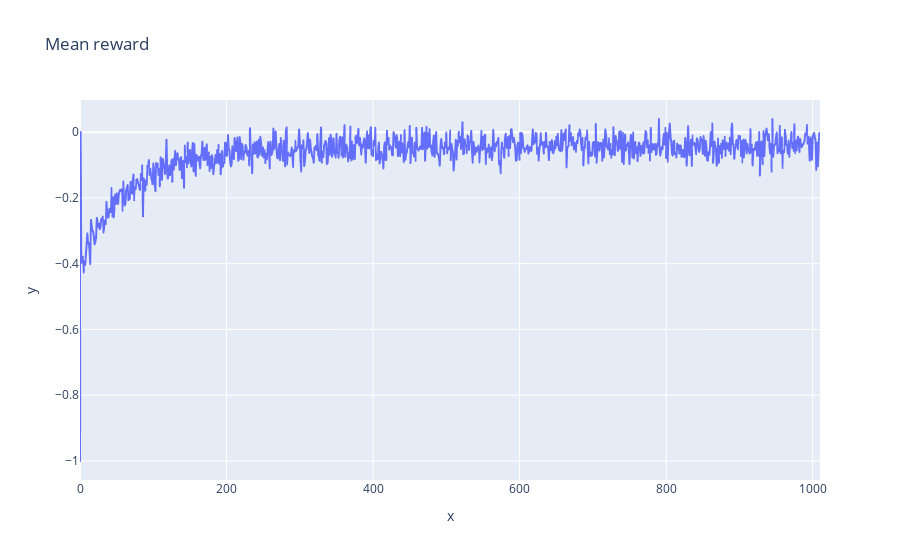
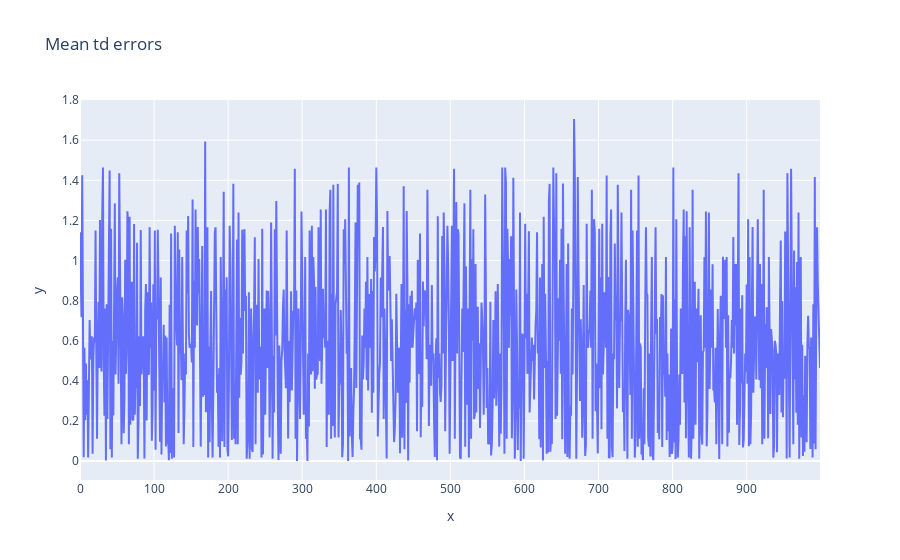

The cell these charts' notebook holds for them, in order:
### Code cell
import math
import random
from copy import deepcopy
from collections import deque
import plotly.express as px
    
q_grid: tp.Dict[str, np.ndarray] = {
    'no_ace': np.zeros((10, 10, 2), dtype=float),
    'ace': np.zeros((10, 10, 2), dtype=float)
}

def estimate_q_function(num_episodes: int = 10_000_000, frame_step: int = 100_000, plot_step: int = 10_000):
    
    global q_grid

    last_rewards = deque(maxlen=1000)
    last_td_errors = deque(maxlen=1000)

    mean_rewards = []
    mean_td_errors = []
    
    env = gym.make("Blackjack-v1", sab=True)

    temp_dir = Path('tmp')
    if temp_dir.exists():
        shutil.rmtree(temp_dir)
    temp_dir.mkdir()
    
    eps_from = 1.0
    eps_to = 1e-3
    n_epochs_of_decays = math.ceil(num_episodes * 0.5)
    
    q_grid_count: tp.Dict[str, np.ndarray] = {
        'no_ace': np.zeros((10, 10, 2), dtype=int),
        'ace': np.zeros((10, 10, 2), dtype=int)
    }
    
    frames = []
    
    for ep_idx in tqdm(range(num_episodes + frame_step)):
        if ep_idx > n_epochs_of_decays:
            eps_greedy_coeff = 0.0
        else:
            step_coeff = min(max(ep_idx / n_epochs_of_decays, 0.0), 1.0)
            eps_greedy_coeff = eps_from * math.exp(math.log(eps_to / eps_from) * step_coeff)
            # eps_greedy_coeff = eps_from + (eps_to - eps_from) * step_coeff
    
        obs, info = env.reset()
        done = False
        ep_reward = 0

        while not done:
            player_scores, dealer_card, player_has_ace = obs
            q = q_grid['ace' if player_has_ace else 'no_ace']
            q_count = q_grid_count['ace' if player_has_ace else 'no_ace']
            if player_scores >= player_scores_offset:
                cell_idx = (dealer_card - dealer_card_offset, player_scores - player_scores_offset)
                if random.uniform(0, 1) < eps_greedy_coeff:
                    action = np.random.choice([0, 1])
                else:
                    action = q[cell_idx].argmax()
            else:
                action = 1
            
            next_obs, reward, terminated, truncated, info = env.step(action)
            ep_reward += reward
            
            done = terminated or truncated
            
            if player_scores >= player_scores_offset:
                if terminated:
                    td_target = reward
                else:
                    next_player_scores, next_dealer_card, next_player_has_ace = next_obs
                    next_cell_idx = (next_dealer_card - dealer_card_offset, next_player_scores - player_scores_offset)
                    next_q = q_grid['ace' if next_player_has_ace else 'no_ace']
                    
                    td_target = reward + next_q[next_cell_idx].max()
                td_error = td_target - q[cell_idx][action]
                q_count[cell_idx][action] += 1
                q[cell_idx][action] += td_error / q_count[cell_idx][action]
                last_td_errors.append(abs(td_error))
                
            obs = next_obs
        
        last_rewards.append(ep_reward)
        
        mean_reward = sum(last_rewards) / len(last_rewards)
        if len(last_td_errors) > 0 and math.ceil(ep_idx / plot_step) >= len(mean_rewards):
            mean_rewards.append(mean_reward)
            mean_td_error = sum(last_td_errors) / len(last_td_errors)
            mean_td_errors.append(mean_td_error)
        
        if ep_idx % frame_step == 0:
            ep_name = str(ep_idx) if ep_idx > 0 else '1'
            
            values = {
                'no_ace': q_grid['no_ace'].max(axis=2),
                'ace': q_grid['ace'].max(axis=2)
            }
            fig = draw_value_function(f'Value-function from Q-function on step: {ep_name}', values)

            image_path = temp_dir / f'{ep_name}.png'
            fig.write_image(image_path)
            frames.append(imageio.imread(image_path))
            
    imageio.mimsave('blackjack_optimal_value_function.mp4', frames)
    
    px.line(y=mean_rewards, title='Mean reward').show()
    px.line(y=last_td_errors, title='Mean td errors').show()
    

estimate_q_function()

### Figure 1 — Plotly figure (JSON) as saved in the notebook; plotly's stock layout.template omitted (floating-point values rounded to 4 significant figures; data arrays with more than 128 entries replaced by an {"elided": "..."} marker saying what was removed)
{"data": [{"hovertemplate": "x=%{x}<br>y=%{y}<extra></extra>", "legendgroup": "", "line": {"color": "#636efa", "dash": "solid"}, "marker": {"symbol": "circle"}, "mode": "lines", "name": "", "showlegend": false, "type": "scattergl", "x": {"elided": "1011 int values"}, "xaxis": "x", "y": {"elided": "1011 float values"}, "yaxis": "y"}], "layout": {"legend": {"tracegroupgap": 0}, "title": {"text": "Mean reward"}, "xaxis": {"anchor": "y", "domain": [0, 1], "title": {"text": "x"}}, "yaxis": {"anchor": "x", "domain": [0, 1], "title": {"text": "y"}}}}

### Figure 2 — Plotly figure (JSON) as saved in the notebook; plotly's stock layout.template omitted (floating-point values rounded to 4 significant figures; data arrays with more than 128 entries replaced by an {"elided": "..."} marker saying what was removed)
{"data": [{"hovertemplate": "x=%{x}<br>y=%{y}<extra></extra>", "legendgroup": "", "line": {"color": "#636efa", "dash": "solid"}, "marker": {"symbol": "circle"}, "mode": "lines", "name": "", "orientation": "v", "showlegend": false, "type": "scatter", "x": {"elided": "1000 int values"}, "xaxis": "x", "y": {"elided": "1000 float values"}, "yaxis": "y"}], "layout": {"legend": {"tracegroupgap": 0}, "title": {"text": "Mean td errors"}, "xaxis": {"anchor": "y", "domain": [0, 1], "title": {"text": "x"}}, "yaxis": {"anchor": "x", "domain": [0, 1], "title": {"text": "y"}}}}
